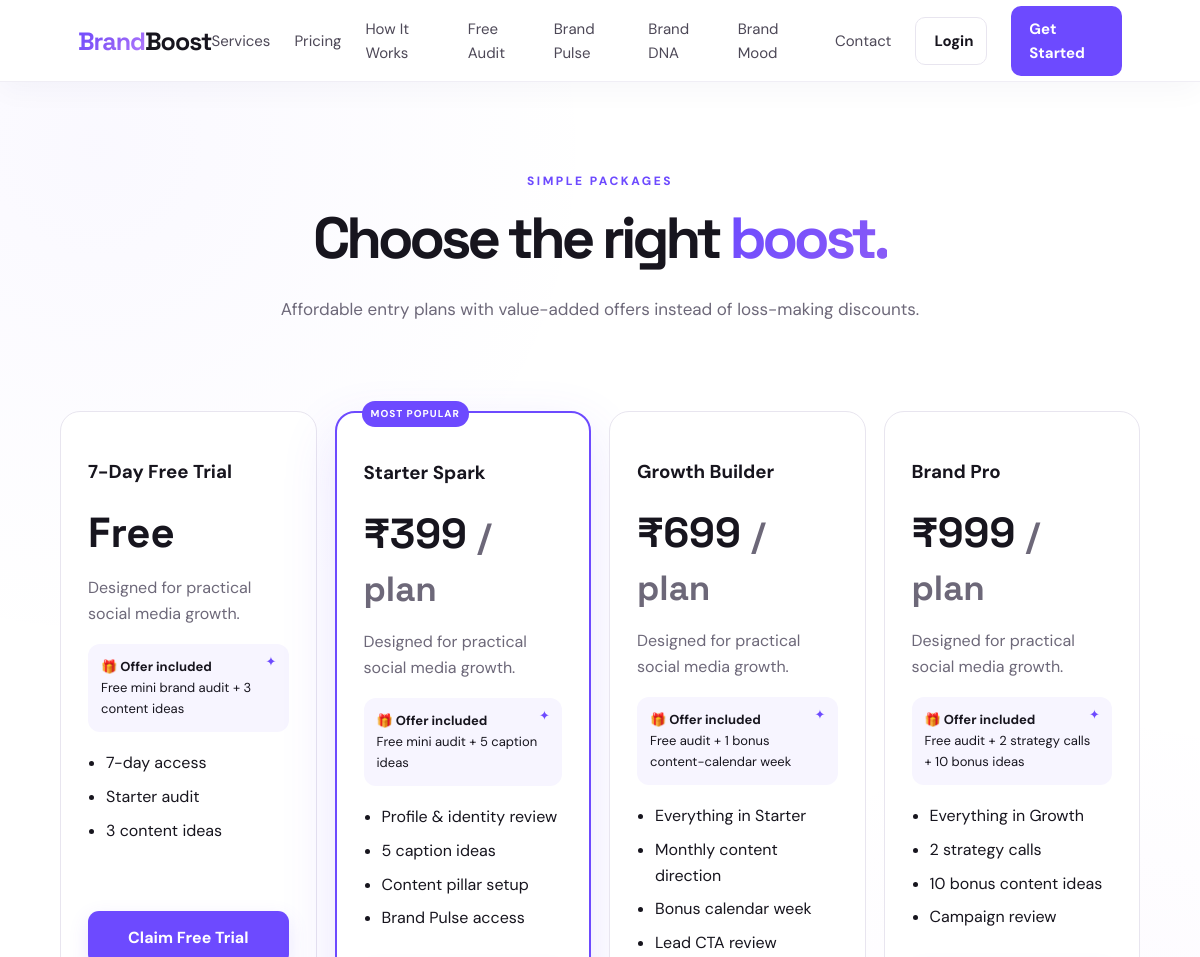
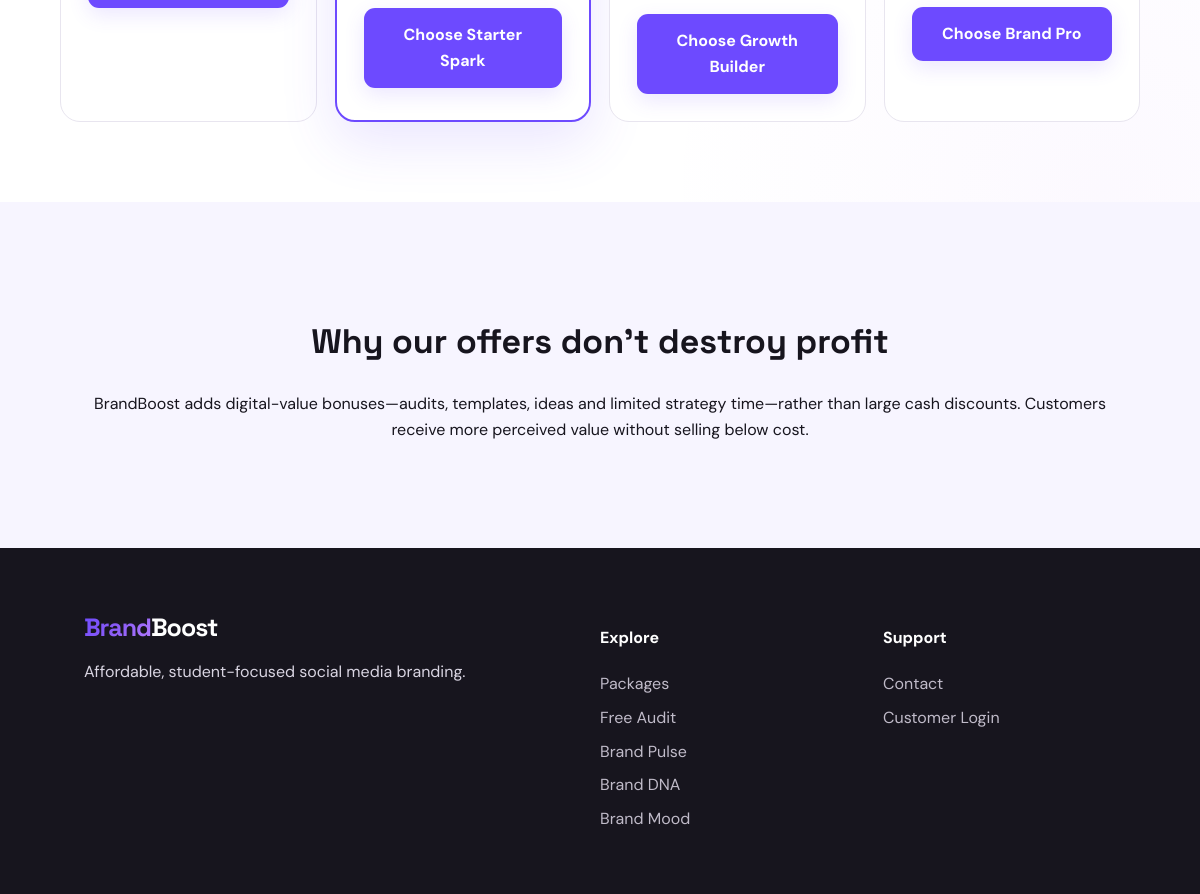
/pricing, run on the app's committed database (2 pictures, top to bottom).
### tables this page shows
CREATE TABLE site_settings (
            setting_key TEXT PRIMARY KEY,
            setting_value TEXT NOT NULL
        );

### app.py (the view)
@app.route('/pricing')
def pricing():
    return render_template('pricing.html')

### app.py (called while the page is built)
def db():
    c = sqlite3.connect(DB_PATH)
    c.row_factory = sqlite3.Row
    return c

def user():
    if not session.get('uid'):
        return None
    c = db()
    u = c.execute('SELECT * FROM users WHERE id=?', (session['uid'],)).fetchone()
    c.close()
    return u

def get_site_settings():
    connection = db()
    rows = connection.execute('SELECT setting_key, setting_value FROM site_settings').fetchall()
    connection.close()
    settings = {row['setting_key']: row['setting_value'] for row in rows}
    settings.setdefault('site_name', 'BrandBoost')
    settings.setdefault('tagline', 'Affordable, student-focused social media branding.')
    settings.setdefault('hero_title', 'Turn your online presence into business growth.')
    settings.setdefault('hero_text', 'BrandBoost helps students, freelancers and small businesses build a professional brand, increase visibility and generate potential customers.')
    settings.setdefault('primary_color', '#6d4aff')
    settings.setdefault('accent_color', '#1c9a67')
    settings.setdefault('style_name', 'Modern & Creative')
    return settings

@app.context_processor
def globals():
    settings = get_site_settings()
    return {
        'current_user': user(),
        'packages': PACKAGES,
        'site_settings': settings,
    }

### templates/pricing.html (shortened to what this page needs)
{% extends 'base.html' %}
{% block content %}
<section class="page-head">
    <div class="eyebrow">SIMPLE PACKAGES</div>
    <h1>Choose the right <span>boost.</span></h1>
    <p>Affordable entry plans with value-added offers instead of loss-making discounts.</p>
</section>
<section class="pricing-grid">
    {% for key, p in packages.items() %}
    <article class="price-card {% if key == 'starter' %}popular{% endif %}">
        {% if key == 'starter' %}
        <div class="popular-tag">MOST POPULAR</div>
        {% endif %}
        <h3>{{ p['name'] }}</h3>
        <div class="price">
            {% if p['price'] == 0 %}
                Free
            {% else %}
                ₹{{ p['price'] }}
            {% endif %}
            <small>{% if p['price'] > 0 %}/ plan{% endif %}</small>
        </div>
        <p>Designed for practical social media growth.</p>
        <div class="offer">
            <b>🎁 Offer included</b>
            <br>
            {{ p['offer'] }}
        </div>
        <ul>
            {% for item in p['items'] %}
            <li>{{ item }}</li>
            {% endfor %}
        </ul>
        {% if key == 'trial' %}
        <form method="post" action="{{ url_for('trial') }}">
            <button class="btn full">Claim Free Trial</button>
        </form>
        {% else %}
        <form method="post" action="{{ url_for('order', key=key) }}">
            <button class="btn full">Choose {{ p['name'] }}</button>
        </form>
        {% endif %}
    </article>
    {% endfor %}
</section>
<section class="section mini-note">
    <h2>Why our offers don't destroy profit</h2>
    <p>BrandBoost adds digital-value bonuses—audits, templates, ideas and limited strategy time—rather than large cash discounts. Customers receive more perceived value without selling below cost.</p>
</section>
{% endblock %}

### templates/base.html (shortened to what this page needs)
<!doctype html>
<html lang="en">
<head>
    <link rel="stylesheet" href="{{ url_for('static', filename='style.css') }}">
</head>
<body>
    <header class="navbar">
        <a class="brand" href="{{ url_for('home') }}">
            <span></span>{{ 'Boost' if site_settings['site_name'][-5:] == 'Boost' else '' }}
        </a>
        <nav id="mainNav">
            <a href="{{ url_for('home') }}#services">Services</a>
            <a href="{{ url_for('pricing') }}">Pricing</a>
            <a href="{{ url_for('home') }}#how">How It Works</a>
            <a href="{{ url_for('audit') }}">Free Audit</a>
            <a href="{{ url_for('pulse') }}">Brand Pulse</a>
            <a href="{{ url_for('dna') }}">Brand DNA</a>
            <a href="{{ url_for('mood') }}">Brand Mood</a>
            <a href="{{ url_for('contact') }}">Contact</a>
            {% if current_user %}
                <a href="{{ url_for('dashboard') }}">Dashboard</a>
                {% if current_user['role'] == 'admin' %}
                    <a href="{{ url_for('admin') }}">Admin</a>
                    <a href="{{ url_for('admin_data') }}">All Data</a>
                    <a href="{{ url_for('admin_appearance') }}">Edit Website</a>
                {% endif %}
                <a class="nav-btn" href="{{ url_for('logout') }}">Logout</a>
            {% else %}
                <a class="nav-btn ghost" href="{{ url_for('login') }}">Login</a>
                <a class="nav-btn" href="{{ url_for('register') }}">Get Started</a>
            {% endif %}
        </nav>
    </header>
    <main>
        {% block content %}{% endblock %}
    </main>
    <footer>
        <div>
            <a class="brand" href="{{ url_for('home') }}">
                <span></span>{{ 'Boost' if site_settings['site_name'][-5:] == 'Boost' else '' }}
            </a>
            <p>{{ site_settings['tagline'] }}</p>
        </div>
        <div>
            <h4>Explore</h4>
            <a href="{{ url_for('pricing') }}">Packages</a>
            <a href="{{ url_for('audit') }}">Free Audit</a>
            <a href="{{ url_for('pulse') }}">Brand Pulse</a>
            <a href="{{ url_for('dna') }}">Brand DNA</a>
            <a href="{{ url_for('mood') }}">Brand Mood</a>
        </div>
        <div>
            <h4>Support</h4>
            <a href="{{ url_for('contact') }}">Contact</a>
            <a href="{{ url_for('login') }}">Customer Login</a>
        </div>
    </footer>
</body>
</html>

### data on the page
site_settings: setting_value "Boost"
site_settings: tagline "Affordable, student-focused social media branding."

### other printed values
{{ p['name'] }} "7-Day Free Trial" "Starter Spark" "Growth Builder" "Brand Pro"
{{ p['offer'] }} "Free mini brand audit + 3 content ideas" "Free mini audit + 5 caption ideas" "Free audit + 1 bonus content-calendar week" "Free audit + 2 strategy calls + 10 bonus ideas"
{{ item }} "7-day access" "Starter audit" "3 content ideas" "Profile & identity review" "5 caption ideas" "Content pillar setup" "Brand Pulse access" "Everything in Starter" "Monthly content direction" "Bonus calendar week" "Lead CTA review" "Everything in Growth" "2 strategy calls" "10 bonus content ideas" "Campaign review"
{{ p['price'] }} "399" "699" "999"
{{ p['name'] }} "Starter Spark" "Growth Builder" "Brand Pro"
